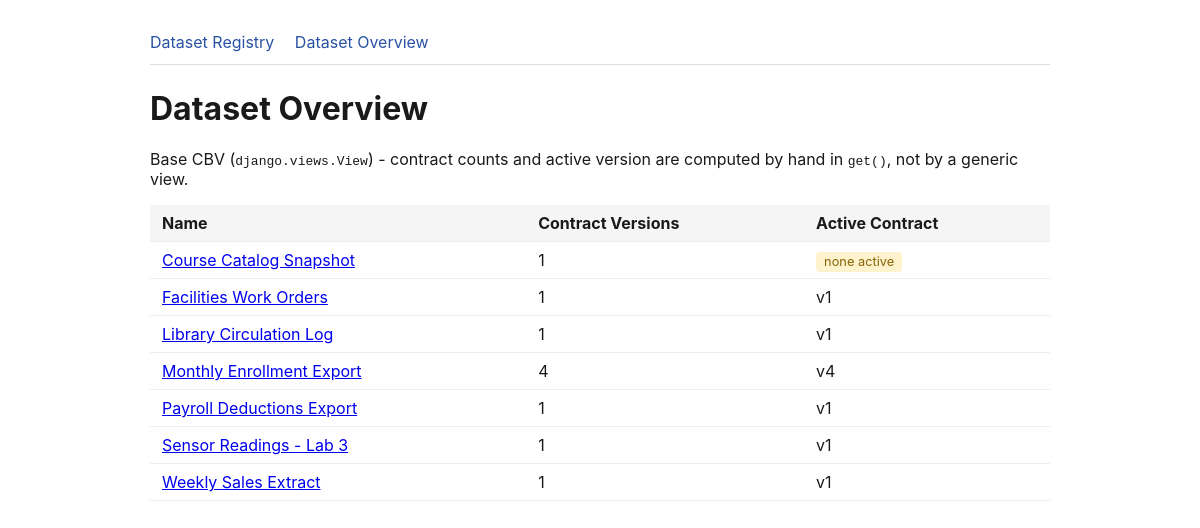
The page /datasets/overview/ on the database its author committed.
### data_quality/models.py (models this page shows, shortened)
class Dataset(models.Model):
    name = models.CharField(max_length=120)
    owner = models.ForeignKey(
        settings.AUTH_USER_MODEL,
        on_delete=models.PROTECT,
        related_name="datasets",
    )
    source_team = models.CharField(max_length=100)
    description = models.TextField(blank=True)
    created_at = models.DateTimeField(auto_now_add=True)
    class Meta:
        ordering = ["name"]
        constraints = [
            models.UniqueConstraint(
                fields=["owner", "name"],
                name="uniq_dataset_owner_name",
            )
        ]

class Contract(models.Model):
    class Status(models.TextChoices):
        DRAFT = "DRAFT", "Draft"
        ACTIVE = "ACTIVE", "Active"
        RETIRED = "RETIRED", "Retired"
    dataset = models.ForeignKey(
        Dataset,
        on_delete=models.CASCADE,
        related_name="contracts",
    )
    version_number = models.PositiveIntegerField()
    status = models.CharField(
        max_length=10,
        choices=Status.choices,
        default=Status.DRAFT,
    )
    change_note = models.CharField(
        max_length=255,
        blank=True,
        help_text="Why this version exists, e.g. 'Added AUDIT to allowed status values'.",
    )
    created_at = models.DateTimeField(auto_now_add=True)
    class Meta:
        ordering = ["dataset__name", "-version_number"]
        constraints = [
            models.UniqueConstraint(
                fields=["dataset", "version_number"],
                name="uniq_contract_dataset_version",
            )
        ]

### data_quality/views.py (the view)
# urls.py: path("datasets/overview/", views.DatasetOverviewView.as_view(), name="dataset-cbv-base"),
class DatasetOverviewView(View):
    template_name = "data_quality/dataset_overview.html"
    def get(self, request):
        datasets = Dataset.objects.select_related("owner").prefetch_related("contracts")
        rows = []
        for dataset in datasets:
            active_contract = next(
                (c for c in dataset.contracts.all() if c.status == Contract.Status.ACTIVE),
                None,
            )
            rows.append(
                {
                    "dataset": dataset,
                    "contract_count": len(dataset.contracts.all()),
                    "active_contract": active_contract,
                }
            )
        context = {"rows": rows}
        return render(request, self.template_name, context)

### data_quality/templates/data_quality/dataset_overview.html (shortened to what this page needs)
{% extends "data_quality/base.html" %}
{% block content %}
    <h1>Dataset Overview</h1>
    <p>Base CBV (<code>django.views.View</code>) - contract counts and active version are computed by hand in <code>get()</code>, not by a generic view.</p>
    {% for row in rows %}
        {% if forloop.first %}
        <table>
            <thead>
                <tr>
                    <th>Name</th>
                    <th>Contract Versions</th>
                    <th>Active Contract</th>
                </tr>
            </thead>
            <tbody>
        {% endif %}
                <tr>
                    <td><a href="{% url 'data_quality:dataset-detail' row.dataset.pk %}">{{ row.dataset.name }}</a></td>
                    <td>{{ row.contract_count }}</td>
                    <td>
                        {% if row.active_contract %}
                            v{{ row.active_contract.version_number }}
                        {% else %}
                            <span class="badge badge-draft">none active</span>
                        {% endif %}
                    </td>
                </tr>
        {% if forloop.last %}
            </tbody>
        </table>
        {% endif %}
    {% empty %}
        <div class="empty-state">
            <p><strong>No datasets registered yet.</strong></p>
            <p>Register a dataset to start writing a data contract for it.</p>
        </div>
    {% endfor %}
{% endblock %}

### data_quality/templates/data_quality/base.html (shortened to what this page needs)
<!DOCTYPE html>
<html lang="en">
<head>
</head>
<body>
    <nav>
        <a href="{% url 'data_quality:dataset-list' %}">Dataset Registry</a>
        <a href="{% url 'data_quality:dataset-cbv-base' %}">Dataset Overview</a>
    </nav>
    {% block content %}{% endblock %}
</body>
</html>

### data_quality/templates/data_quality/base.html (style rules this page uses)
body { font-family: -apple-system, sans-serif; margin: 2rem auto; max-width: 900px; color: #1a1a1a; }
nav { margin-bottom: 1.5rem; border-bottom: 1px solid #ddd; padding-bottom: 0.75rem; }
nav a { margin-right: 1rem; text-decoration: none; color: #2952a3; }
table { border-collapse: collapse; width: 100%; margin-top: 1rem; }
th, td { text-align: left; padding: 0.5rem 0.75rem; border-bottom: 1px solid #eee; }
th { background: #f5f5f5; }
.badge { padding: 0.15rem 0.5rem; border-radius: 4px; font-size: 0.8rem; }
.badge-draft, .badge-error { background: #fff3cd; color: #856404; }

### rows shown on the page
Dataset: shows "Name", dataset.name "Course Catalog Snapshot", contract_count "1", shows "none active"
Dataset: dataset.name "Facilities Work Orders", contract_count "1", active_contract.version_number "1"
Dataset: dataset.name "Library Circulation Log", contract_count "1", active_contract.version_number "1"
Dataset: dataset.name "Monthly Enrollment Export", contract_count "4", active_contract.version_number "4"
Dataset: dataset.name "Payroll Deductions Export", contract_count "1", active_contract.version_number "1"
Dataset: dataset.name "Sensor Readings - Lab 3", contract_count "1", active_contract.version_number "1"
Dataset: dataset.name "Weekly Sales Extract", contract_count "1", active_contract.version_number "1"
